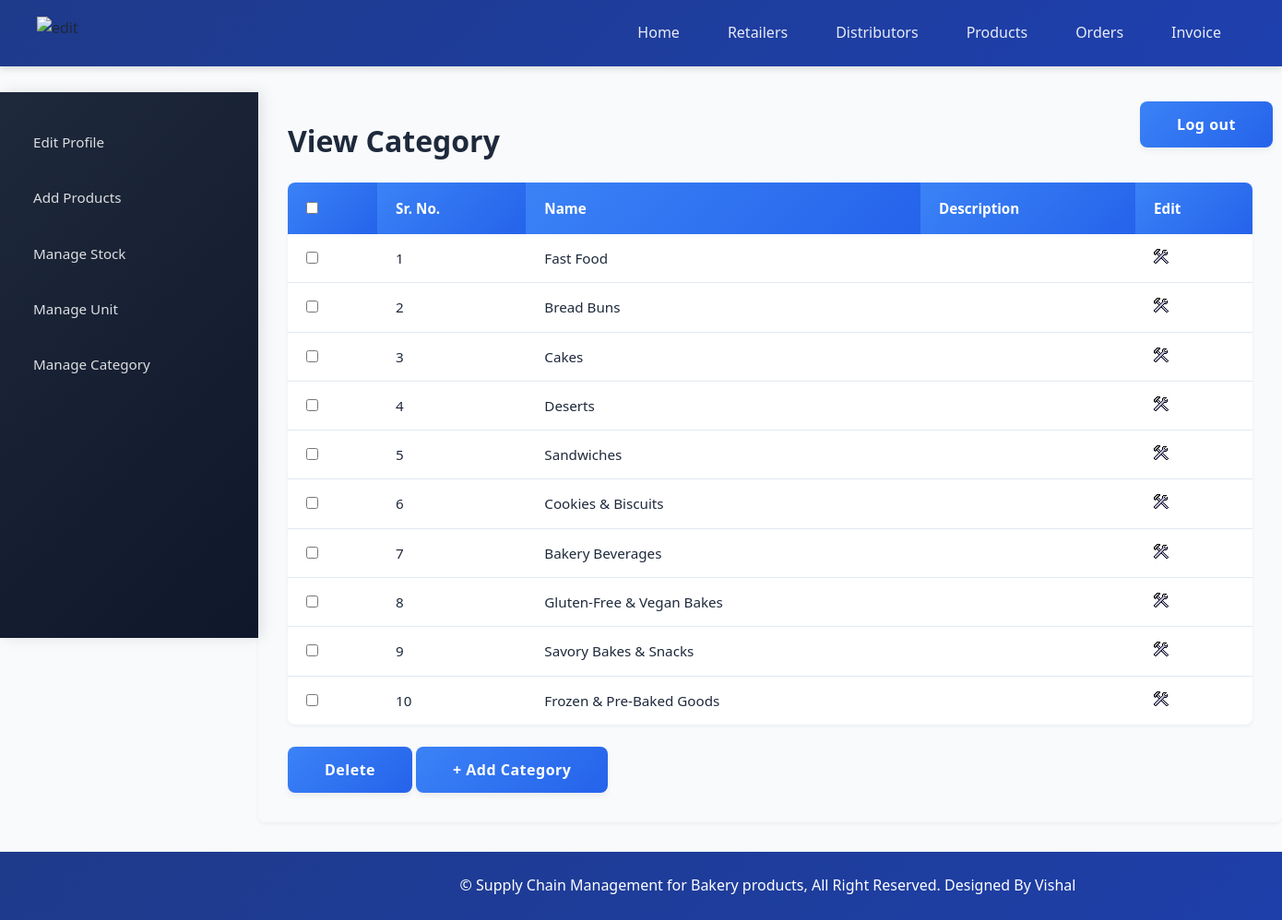
The app's page /manufacturer/view_category.php (signed in) with its own data.
### tables this page shows
CREATE TABLE `categories` (
  `cat_id` int(11) NOT NULL,
  `cat_name` varchar(25) NOT NULL,
  `cat_details` text DEFAULT NULL
);

### manufacturer/view_category.php (the view, shortened to what this page needs)
<?php
	include("../includes/config.php");
	if(isset($_SESSION['manufacturer_login'])) {
		if($_SESSION['manufacturer_login'] == true) {
			$query_selectCategory = "SELECT * FROM categories";
			$result_selectCategory = mysqli_query($con,$query_selectCategory);
		}
		else {
			header('Location:../index.php');
		}
	}
	else {
		header('Location:../index.php');
	}
?>
<!DOCTYPE html>
<html>
<head>
	<link rel="stylesheet" href="../includes/main_style.css" >
</head>
<body>
	<?php
		include("../includes/nav_manufacturer.inc.php");
		include("../includes/aside_manufacturer.inc.php");
	?>
	<section>
		<h1>View Category</h1>
		<form action="" method="POST" class="form">
		<table class="table_displayData">
			<tr>
				<th> <input type="checkbox" onClick="toggle(this)" /> </th>
				<th>Sr. No.</th>
				<th>Name</th>
				<th>Description</th>
				<th> Edit </th>
			</tr>
			<?php $i=1; while($row_selectCategory = mysqli_fetch_array($result_selectCategory)) { ?>
			<tr>
				<td> <input type="checkbox" name="chkId[]" value="<?php echo $row_selectCategory['cat_id']; ?>" /> </td>
				<td> <?php echo $i; ?> </td>
				<td> <?php echo $row_selectCategory['cat_name']; ?> </td>
				<td> <?php echo $row_selectCategory['cat_details']; ?> </td>
				<td> <a href="edit_category.php?id=<?php echo $row_selectCategory['cat_id']; ?>"><img src="../images/edit.png" alt="edit" /></a> </td>
			</tr>
			<?php $i++; } ?>
		</table>
		<input type="submit" value="Delete" class="submit_button"/>
		<a href="add_category.php"><input type="button" value="+ Add Category" class="submit_button"/></a>
		</form>
	</section>
	<?php
		include("../includes/footer.inc.php");
	?>
</body>
</html>

### includes/main_style.css (style rules this page uses)
* { font-family: 'Segoe UI', Roboto, -apple-system, sans-serif; margin: 0; padding: 0; box-sizing: border-box; }
body { margin: auto; background-color: #f8fafc; color: #1e293b; line-height: 1.6; }
a { text-decoration: none; color: inherit; }
.submit_button { font-size: 1rem; padding: 0.875rem 2.5rem; background: linear-gradient(135deg, #3b82f6 0%, #2563eb 100%); border: none; border-radius: 8px; color: white; cursor: pointer; transition: all 0.3s cubic-bezier(0.4, 0, 0.2, 1); font-weight: 600; letter-spacing: 0.5px; box-shadow: 0 4px 6px rgba(0, 0, 0, 0.05); }
body { margin-left: 280px; min-height: 100vh; margin-top: 100px; overflow-x: hidden; }
section { max-width: 1200px; width: 100%; padding: 2rem; margin: 0 auto; }
section h1 { margin: 0 0 1.5rem; font-weight: 700; color: #1e293b; font-size: 2rem; line-height: 1.3; }
table { border-collapse: separate; border-spacing: 0; width: 100%; margin: 1.5rem 0; font-size: 0.95rem; background: white; border-radius: 8px; overflow: hidden; box-shadow: 0 2px 4px rgba(0, 0, 0, 0.05); }
.table_displayData th { background: linear-gradient(135deg, #3b82f6 0%, #2563eb 100%); color: white; padding: 1rem 1.25rem; font-weight: 600; text-align: left; }
.table_displayData td { padding: 0.875rem 1.25rem; border-bottom: 1px solid #e2e8f0; }
.table_displayData tr:last-child td { border-bottom: none; }

### records on screen
categories: cat_name "Fast Food"
categories: cat_name "Bread Buns"
categories: cat_name "Cakes"
categories: cat_name "Deserts"
categories: cat_name "Sandwiches"
categories: cat_name "Cookies & Biscuits"
categories: cat_name "Bakery Beverages"
categories: cat_name "Gluten-Free & Vegan Bakes"
categories: cat_name "Savory Bakes & Snacks"
categories: cat_name "Frozen & Pre-Baked Goods"
